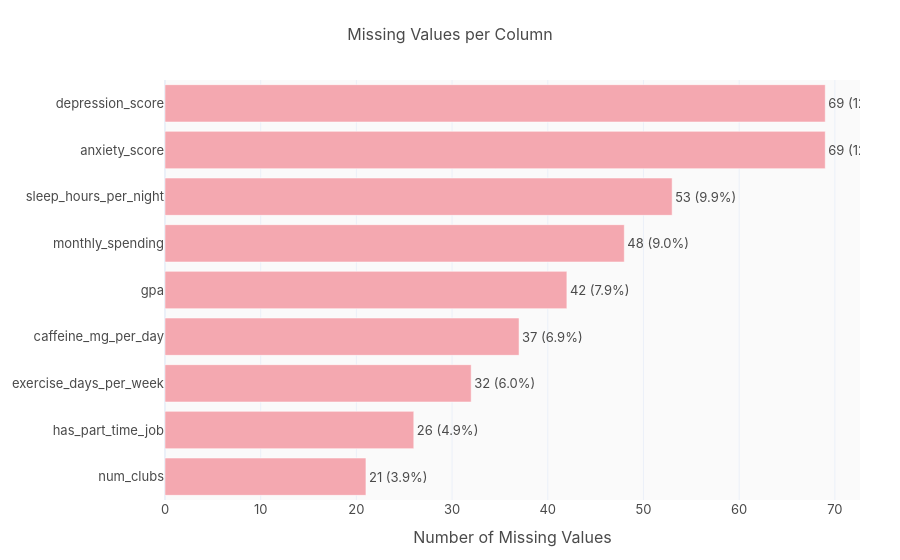

Write notebook code for a chart like this one.
### Markdown cell above
## 4. Missing Values Overview

397 total missing cells across 9 columns (3.5% of all cells).

### Code cell
miss = df.isnull().sum()
miss = miss[miss > 0].sort_values(ascending=True)

fig = go.Figure(go.Bar(
    y=miss.index, x=miss.values, orientation="h",
    marker_color=PALETTE["secondary"],
    text=[f"{v} ({v/len(df)*100:.1f}%)" for v in miss.values],
    textposition="outside",
))
styled(fig, "Missing Values per Column")
fig.update_xaxes(title_text="Number of Missing Values")
fig.show()

### Figure 1 — Plotly figure (JSON) as saved in the notebook; plotly's stock layout.template omitted (floating-point values rounded to 4 significant figures)
{"data": [{"marker": {"color": "#F4A8B0"}, "orientation": "h", "text": ["21 (3.9%)", "26 (4.9%)", "32 (6.0%)", "37 (6.9%)", "42 (7.9%)", "48 (9.0%)", "53 (9.9%)", "69 (12.9%)", "69 (12.9%)"], "textposition": "outside", "type": "bar", "x": [21, 26, 32, 37, 42, 48, 53, 69, 69], "y": ["num_clubs", "has_part_time_job", "exercise_days_per_week", "caffeine_mg_per_day", "gpa", "monthly_spending", "sleep_hours_per_night", "anxiety_score", "depression_score"]}], "layout": {"font": {"color": "#4A4A4A", "family": "Inter, Arial, sans-serif", "size": 13}, "margin": {"b": 60, "l": 60, "r": 40, "t": 80}, "paper_bgcolor": "#FFFFFF", "plot_bgcolor": "#FAFAFA", "title": {"font": {"color": "#4A4A4A", "size": 16}, "text": "Missing Values per Column", "x": 0.5, "xanchor": "center"}, "xaxis": {"title": {"text": "Number of Missing Values"}}}}
